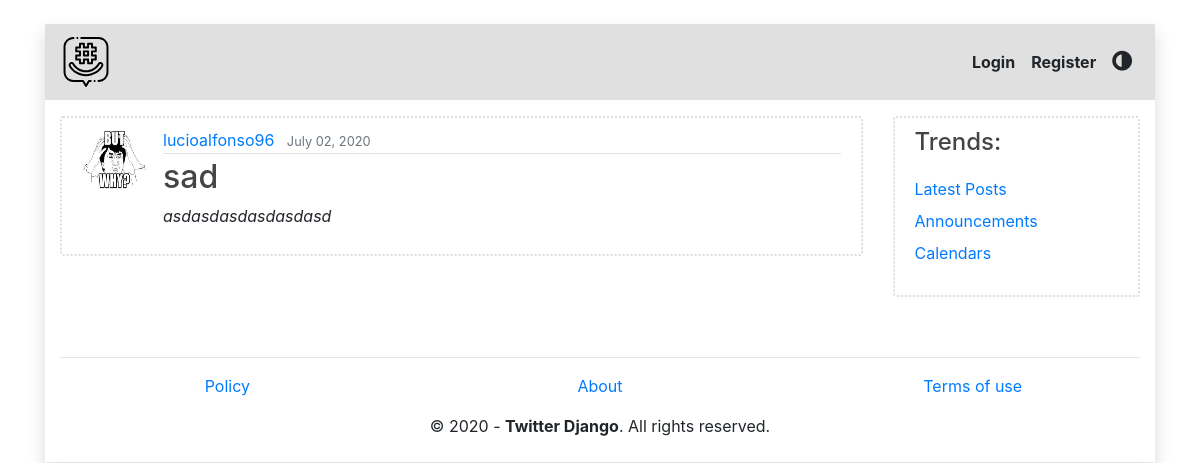
The app's page /post/31/ with its own data.
### blog/models.py (models this page shows, shortened)
class Post(models.Model):
  title = models.CharField(max_length=80)
  content = models.TextField()
  date_posted = models.DateTimeField(default=timezone.now)
  author = models.ForeignKey(User, on_delete=models.CASCADE)

### users/models.py (models this page shows, shortened)
class Profile(models.Model):
  user = models.OneToOneField(User, on_delete=models.CASCADE)
  image = models.ImageField(default='default.jpg', upload_to='profile_pics')

### blog/views.py (the view)
# urls.py: path('post/<int:pk>/', PostDetailView.as_view(), name='post-detail'),
class PostDetailView(DetailView):
  model = Post
  template_name = 'blog/post_detail.htm'

### blog/templates/blog/post_detail.htm (shortened to what this page needs)
{% extends "blog/base.htm" %}
{% block content %}
  <article class="media content-section">
    <img class="rounded-circle article-img" loading="lazy" alt="profile image"
      src="{{ object.author.profile.image.url }}" />
    <div class="media-body">
      <div class="article-metadata">
        <a class="mr-2" href="{% url 'user-posts' post.author.username %}">
          {{ object.author }}
        </a>
        <small class="text-muted">
          {{ object.date_posted|date:"F d, Y" }}
        </small>
      </div>
      <h2 class="article-title">{{ object.title }}</h2>
      <p class="article-content">{{ object.content }}</p>
    </div>
  </article>
{% endblock content %}

### blog/static/blog/css/main.css (style rules this page uses)
html { color: #000000; background-color: #ffffff; }
body { color: #000000; background-color: #ffffff; min-height: 100%; font-family: "Lucida Grande", sans-serif; position: relative; -webkit-animation-name: animatebottom; -webkit-animation-duration: 3s; animation-name: animatebottom; animation-duration: 3s; }
h1, h2, h3, h4, h5, h6 { color: #444444; }
.content-section { padding: 10px 20px; border: 2px dotted #dddddd; border-radius: 3px; margin-bottom: 20px; }
.article-title { color: #444444; }
.article-content { text-align: justify; font-style: oblique; }
.article-img { height: 65px; width: 65px; margin-right: 16px; }
.article-metadata { padding-bottom: 1px; margin-bottom: 4px; border-bottom: 1px solid #e3e3e3 }

### records on screen
Post: author.profile.image (picture), author "lucioalfonso96", date_posted "July 02, 2020", title "sad", content "asdasdasdasdasdasd"
